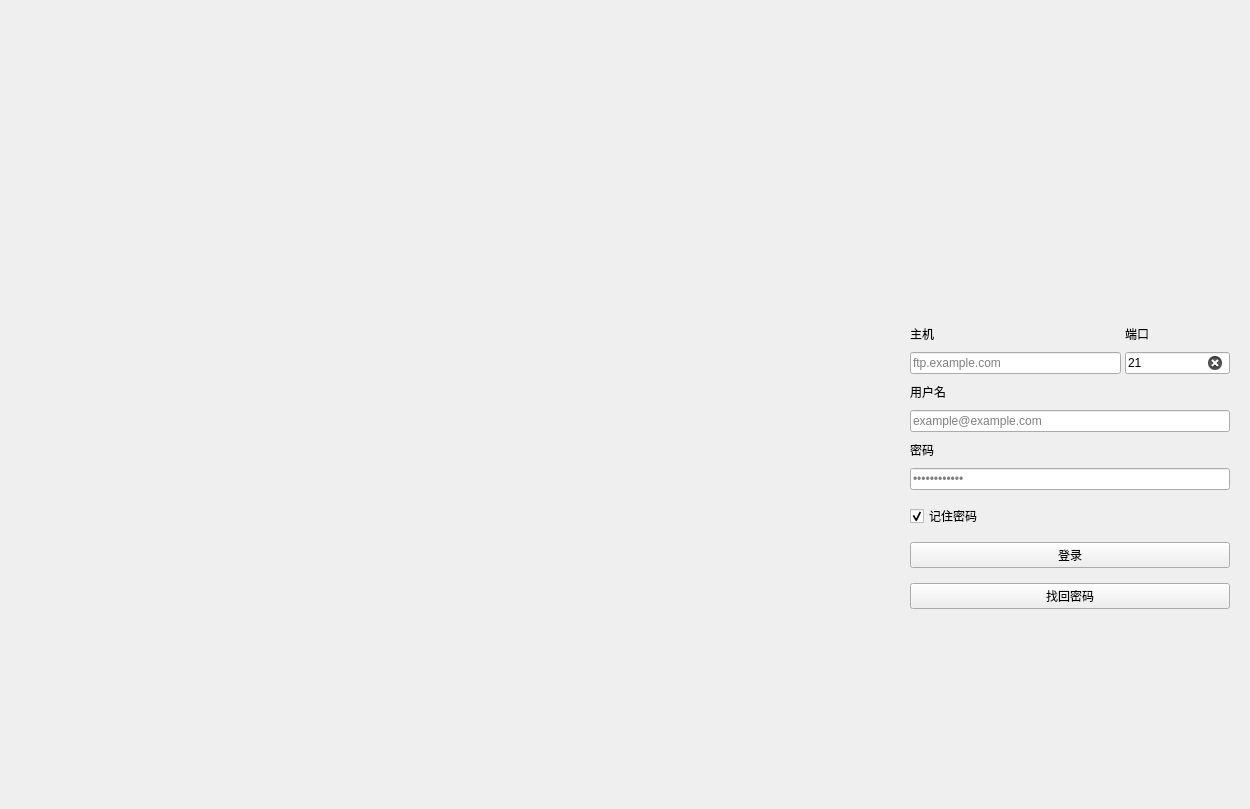
<ui version="4.0">
 <class>Form</class>
 <widget class="QWidget" name="Form">
  <property name="geometry">
   <rect>
    <x>0</x>
    <y>0</y>
    <width>1250</width>
    <height>809</height>
   </rect>
  </property>
  <property name="minimumSize">
   <size>
    <width>700</width>
    <height>500</height>
   </size>
  </property>
  <property name="windowTitle">
   <string>Form</string>
  </property>
  <layout class="QHBoxLayout" name="horizontalLayout">
   <property name="spacing">
    <number>0</number>
   </property>
   <property name="leftMargin">
    <number>0</number>
   </property>
   <property name="topMargin">
    <number>0</number>
   </property>
   <property name="rightMargin">
    <number>0</number>
   </property>
   <property name="bottomMargin">
    <number>0</number>
   </property>
   <item>
    <widget class="QLabel" name="label">
     <property name="text">
      <string />
     </property>
     <property name="pixmap">
      <pixmap resource="../resource.qrc">:/images/background.jpg</pixmap>
     </property>
     <property name="scaledContents">
      <bool>true</bool>
     </property>
    </widget>
   </item>
   <item>
    <widget class="QWidget" name="widget" native="true">
     <property name="sizePolicy">
      <sizepolicy hsizetype="Preferred" vsizetype="Preferred">
       <horstretch>0</horstretch>
       <verstretch>0</verstretch>
      </sizepolicy>
     </property>
     <property name="minimumSize">
      <size>
       <width>360</width>
       <height>0</height>
      </size>
     </property>
     <property name="maximumSize">
      <size>
       <width>360</width>
       <height>16777215</height>
      </size>
     </property>
     <property name="styleSheet">
      <string notr="true">QLabel{
	font: 13px 'Microsoft YaHei'
}</string>
     </property>
     <layout class="QVBoxLayout" name="verticalLayout_2">
      <property name="spacing">
       <number>9</number>
      </property>
      <property name="leftMargin">
       <number>20</number>
      </property>
      <property name="topMargin">
       <number>20</number>
      </property>
      <property name="rightMargin">
       <number>20</number>
      </property>
      <property name="bottomMargin">
       <number>20</number>
      </property>
      <item>
       <spacer name="verticalSpacer">
        <property name="orientation">
         <enum>Qt::Vertical</enum>
        </property>
        <property name="sizeHint" stdset="0">
         <size>
          <width>20</width>
          <height>40</height>
         </size>
        </property>
       </spacer>
      </item>
      <item alignment="Qt::AlignHCenter">
       <widget class="QLabel" name="label_2">
        <property name="enabled">
         <bool>true</bool>
        </property>
        <property name="sizePolicy">
         <sizepolicy hsizetype="Preferred" vsizetype="Expanding">
          <horstretch>0</horstretch>
          <verstretch>0</verstretch>
         </sizepolicy>
        </property>
        <property name="minimumSize">
         <size>
          <width>100</width>
          <height>100</height>
         </size>
        </property>
        <property name="maximumSize">
         <size>
          <width>100</width>
          <height>100</height>
         </size>
        </property>
        <property name="text">
         <string />
        </property>
        <property name="pixmap">
         <pixmap resource="../resource.qrc">:/images/logo.png</pixmap>
        </property>
        <property name="scaledContents">
         <bool>true</bool>
        </property>
       </widget>
      </item>
      <item>
       <spacer name="verticalSpacer_3">
        <property name="orientation">
         <enum>Qt::Vertical</enum>
        </property>
        <property name="sizeType">
         <enum>QSizePolicy::Fixed</enum>
        </property>
        <property name="sizeHint" stdset="0">
         <size>
          <width>20</width>
          <height>15</height>
         </size>
        </property>
       </spacer>
      </item>
      <item>
       <layout class="QGridLayout" name="gridLayout" columnstretch="2,1">
        <property name="horizontalSpacing">
         <number>4</number>
        </property>
        <property name="verticalSpacing">
         <number>9</number>
        </property>
        <item row="1" column="0">
         <widget class="LineEdit" name="lineEdit">
          <property name="placeholderText">
           <string>ftp.example.com</string>
          </property>
          <property name="clearButtonEnabled">
           <bool>true</bool>
          </property>
         </widget>
        </item>
        <item row="0" column="0">
         <widget class="BodyLabel" name="label_3">
          <property name="text">
           <string>主机</string>
          </property>
         </widget>
        </item>
        <item row="1" column="1">
         <widget class="LineEdit" name="lineEdit_2">
          <property name="text">
           <string>21</string>
          </property>
          <property name="placeholderText">
           <string />
          </property>
          <property name="clearButtonEnabled">
           <bool>true</bool>
          </property>
         </widget>
        </item>
        <item row="0" column="1">
         <widget class="BodyLabel" name="label_4">
          <property name="text">
           <string>端口</string>
          </property>
         </widget>
        </item>
       </layout>
      </item>
      <item>
       <widget class="BodyLabel" name="label_5">
        <property name="text">
         <string>用户名</string>
        </property>
       </widget>
      </item>
      <item>
       <widget class="LineEdit" name="lineEdit_3">
        <property name="placeholderText">
         <string>example@example.com</string>
        </property>
        <property name="clearButtonEnabled">
         <bool>true</bool>
        </property>
       </widget>
      </item>
      <item>
       <widget class="BodyLabel" name="label_6">
        <property name="text">
         <string>密码</string>
        </property>
       </widget>
      </item>
      <item>
       <widget class="LineEdit" name="lineEdit_4">
        <property name="echoMode">
         <enum>QLineEdit::Password</enum>
        </property>
        <property name="placeholderText">
         <string>••••••••••••</string>
        </property>
        <property name="clearButtonEnabled">
         <bool>true</bool>
        </property>
       </widget>
      </item>
      <item>
       <spacer name="verticalSpacer_5">
        <property name="orientation">
         <enum>Qt::Vertical</enum>
        </property>
        <property name="sizeType">
         <enum>QSizePolicy::Fixed</enum>
        </property>
        <property name="sizeHint" stdset="0">
         <size>
          <width>20</width>
          <height>5</height>
         </size>
        </property>
       </spacer>
      </item>
      <item>
       <widget class="CheckBox" name="checkBox">
        <property name="text">
         <string>记住密码</string>
        </property>
        <property name="checked">
         <bool>true</bool>
        </property>
       </widget>
      </item>
      <item>
       <spacer name="verticalSpacer_4">
        <property name="orientation">
         <enum>Qt::Vertical</enum>
        </property>
        <property name="sizeType">
         <enum>QSizePolicy::Fixed</enum>
        </property>
        <property name="sizeHint" stdset="0">
         <size>
          <width>20</width>
          <height>5</height>
         </size>
        </property>
       </spacer>
      </item>
      <item>
       <widget class="PrimaryPushButton" name="pushButton">
        <property name="text">
         <string>登录</string>
        </property>
       </widget>
      </item>
      <item>
       <spacer name="verticalSpacer_6">
        <property name="orientation">
         <enum>Qt::Vertical</enum>
        </property>
        <property name="sizeType">
         <enum>QSizePolicy::Fixed</enum>
        </property>
        <property name="sizeHint" stdset="0">
         <size>
          <width>20</width>
          <height>6</height>
         </size>
        </property>
       </spacer>
      </item>
      <item>
       <widget class="HyperlinkButton" name="pushButton_2">
        <property name="text">
         <string>找回密码</string>
        </property>
       </widget>
      </item>
      <item>
       <spacer name="verticalSpacer_2">
        <property name="orientation">
         <enum>Qt::Vertical</enum>
        </property>
        <property name="sizeHint" stdset="0">
         <size>
          <width>20</width>
          <height>40</height>
         </size>
        </property>
       </spacer>
      </item>
     </layout>
    </widget>
   </item>
  </layout>
 </widget>
 <customwidgets>
  <customwidget>
   <class>LineEdit</class>
   <extends>QLineEdit</extends>
   <header>QFluentWidgets/Components/Widgets/LineEdit.h</header>
  </customwidget>
  <customwidget>
   <class>CheckBox</class>
   <extends>QCheckBox</extends>
   <header>QFluentWidgets/Components/Widgets/CheckBox.h</header>
  </customwidget>
  <customwidget>
   <class>PrimaryPushButton</class>
   <extends>QPushButton</extends>
   <header>QFluentWidgets/Components/Widgets/PushButton.h</header>
  </customwidget>
  <customwidget>
   <class>HyperlinkButton</class>
   <extends>QPushButton</extends>
   <header>QFluentWidgets/Components/Widgets/PushButton.h</header>
  </customwidget>
  <customwidget>
   <class>BodyLabel</class>
   <extends>QLabel</extends>
   <header>QFluentWidgets/Components/Widgets/Label.h</header>
  </customwidget>
 </customwidgets>
 <resources>
  <include location="login.qrc" />
 </resources>
 <connections />
</ui>
